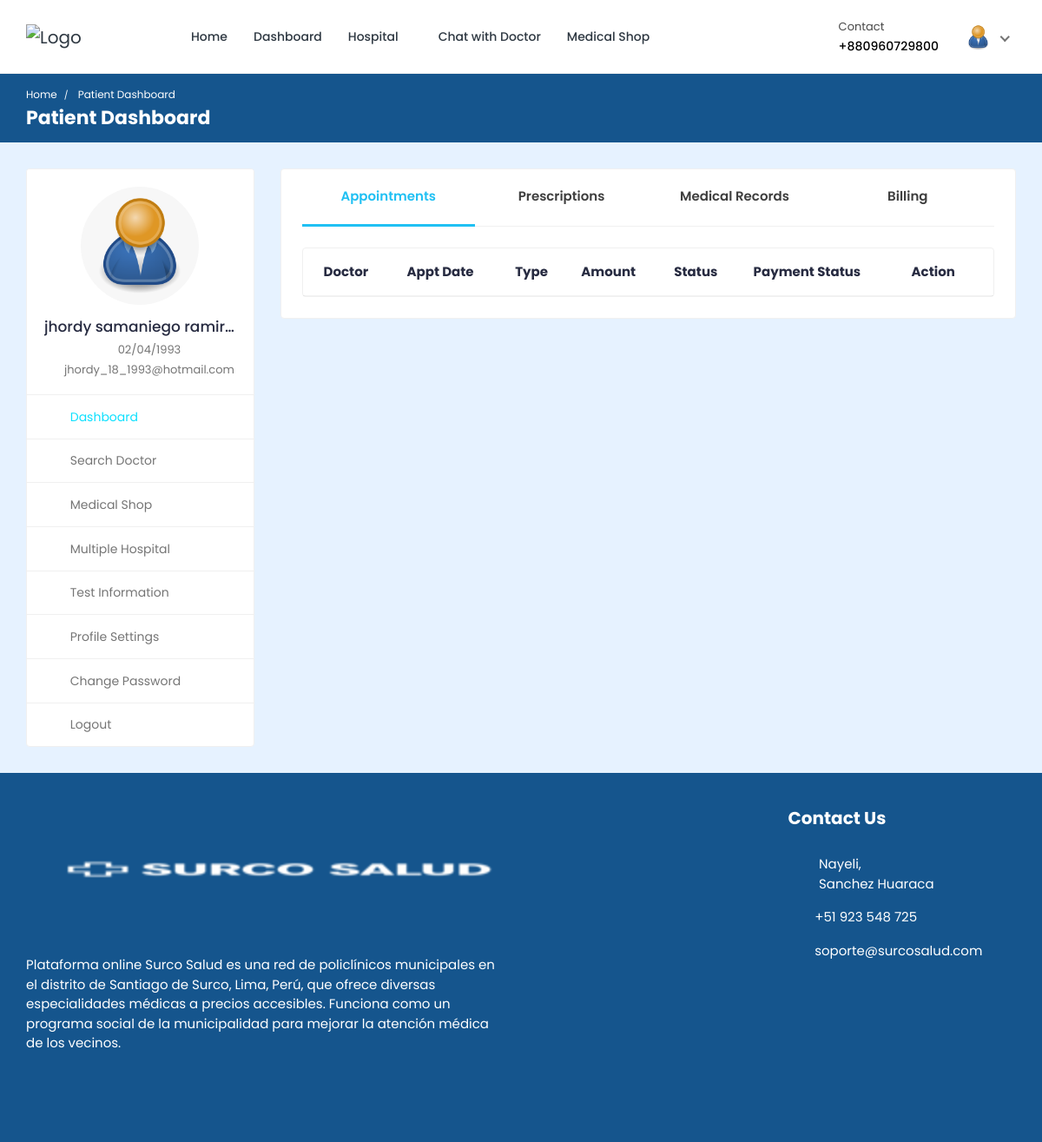
The page /patient-dashboard/ (signed in) on the database its author committed.
### hospital/models.py (models this page shows, shortened)
class Patient(models.Model):
    patient_id = models.AutoField(primary_key=True)
    user = models.OneToOneField(User, on_delete=models.CASCADE, null=True, blank=True, related_name='patient')
    name = models.CharField(max_length=200, null=True, blank=True)
    username = models.CharField(max_length=200, null=True, blank=True)
    age = models.IntegerField(null=True, blank=True)
    email = models.EmailField(max_length=200, null=True, blank=True)
    phone_number = models.IntegerField(null=True, blank=True)
    address = models.CharField(max_length=200, null=True, blank=True)
    featured_image = models.ImageField(upload_to='patients/avatars/', null=True, blank=True)
    blood_group = models.CharField(max_length=200, null=True, blank=True)
    history = models.CharField(max_length=200, null=True, blank=True)
    dob = models.CharField(max_length=200, null=True, blank=True)
    nid = models.CharField(max_length=200, null=True, blank=True)
    serial_number = models.CharField(max_length=200, null=True, blank=True)
    login_status = models.CharField(max_length=200, null=True, blank=True, default="offline")

### hospital/views.py (the view)
# urls.py: path('patient-dashboard/',views.patient_dashboard, name='patient-dashboard'),
@csrf_exempt
@login_required(login_url="login")
@cache_control(no_cache=True, must_revalidate=True, no_store=True)
def patient_dashboard(request):
    if request.user.is_patient:
        patient = Patient.objects.get(user=request.user)
        report = Report.objects.filter(patient=patient)
        prescription = Prescription.objects.filter(patient=patient).order_by('-prescription_id')
        appointments = Appointment.objects.filter(patient=patient).filter(Q(appointment_status='pending') | Q(appointment_status='confirmed'))
        payments = Payment.objects.filter(patient=patient).filter(appointment__in=appointments).filter(payment_type='appointment').filter(status='VALID')
        context = {'patient': patient, 'appointments': appointments, 'payments': payments,'report':report,'prescription':prescription}
    else:
        return redirect('logout')
    return render(request, 'patient-dashboard.html', context)

### templates/patient-dashboard.html (shortened to what this page needs)
{% load static %}
<!DOCTYPE html>
<html lang="en">
  <head>
    <link
      rel="stylesheet"
      href="{% static 'HealthStack-System/css/Normal/bootstrap.min.css' %}"
    />
    <link
      rel="stylesheet"
      href="{% static 'HealthStack-System/plugins/Normal/fontawesome/css/fontawesome.min.css' %}"
    />
    <link
      rel="stylesheet"
      href="{% static 'HealthStack-System/plugins/Normal/fontawesome/css/all.min.css' %}"
    />
    <link
      rel="stylesheet"
      href="{% static 'HealthStack-System/css/Normal/style.css' %}"
    />
  </head>
  <body>
    <div class="main-wrapper">
      <header class="header">{% include 'patient_navbar.html' %}</header>
      <div class="breadcrumb-bar">
        <div class="container-fluid">
          <div class="row align-items-center">
            <div class="col-md-12 col-12">
              <nav aria-label="breadcrumb" class="page-breadcrumb">
                <ol class="breadcrumb">
                  <li class="breadcrumb-item">
                    <a href="{% url 'patient-dashboard' %}">Home</a>
                  </li>
                  <li class="breadcrumb-item active" aria-current="page">
                    Patient Dashboard
                  </li>
                </ol>
              </nav>
              <h2 class="breadcrumb-title">Patient Dashboard</h2>{% include 'message.html' %}
            </div>
          </div>
        </div>
      </div>
      <div class="content">
        <div class="container-fluid">
          <div class="row">
            <div class="col-md-5 col-lg-4 col-xl-3 theiaStickySidebar">
              <div>{% include 'patient-sidebar.html' %}</div>
            </div>
            <div class="col-md-7 col-lg-8 col-xl-9">
              <div class="card">
                <div class="card-body pt-0">
                  <nav class="user-tabs mb-4">
                    <ul class="nav nav-tabs nav-tabs-bottom nav-justified">
                      <li class="nav-item">
                        <a
                          class="nav-link active"
                          href="#pat_appointments"
                          data-toggle="tab"
                          >Appointments</a
                        >
                      </li>
                      <li class="nav-item">
                        <a
                          class="nav-link"
                          href="#pat_prescriptions"
                          data-toggle="tab"
                          >Prescriptions</a
                        >
                      </li>
                      <li class="nav-item">
                        <a
                          class="nav-link"
                          href="#pat_medical_records"
                          data-toggle="tab"
                          ><span class="med-records">Medical Records</span></a
                        >
                      </li>
                      <li class="nav-item">
                        <a
                          class="nav-link"
                          href="#pat_billing"
                          data-toggle="tab"
                          >Billing</a
                        >
                      </li>
                    </ul>
                  </nav>
                  <div class="tab-content pt-0">
                    <div
                      id="pat_appointments"
                      class="tab-pane fade show active"
                    >
                      <div class="card card-table mb-0">
                        <div class="card-body">
                          <div class="table-responsive">
                            <table class="table table-hover table-center mb-0">
                              <thead>
                                <tr>
                                  <th>Doctor</th>
                                  <th>Appt Date</th>
                                  <th>Type</th>
                                  <th>Amount</th>
                                  <th>Status</th>
                                  <th>Payment Status</th>
                                  <th>Action</th>
                                </tr>
                              </thead>
                            </table>
                          </div>
                        </div>
                      </div>
                    </div>
                  </div>
                </div>
              </div>
            </div>
          </div>
        </div>
      </div>
      {% include 'footer.html' %}
    </div>
  </body>
</html>

### templates/patient_navbar.html (shortened to what this page needs)
{% load static %}
<nav class="navbar navbar-expand-lg header-nav">
  <div class="navbar-header">
    <a href="{% url 'hospital_home'%}" class="navbar-brand logo">
      <img
        src="{% static 'HealthStack-System/images/Normal/logo.jpg' %}"
        class="img-fluid"
        alt="Logo"
      />
    </a>
  </div>
  <div class="main-menu-wrapper">
    <ul class="main-nav">
      <li>
        <a href="{% url 'hospital_home'%}">Home</a>
      </li>
      <li>
        <a href="{% url 'patient-dashboard' %}">Dashboard</a>
      </li>
      <li class="has-submenu">
        <a href="#">Hospital <i class="fas fa-chevron-down"></i></a>
      </li>
      {% if user.is_authenticated and user.is_patient %}
      <li>
        <a href="{% url 'chat-home' pk=user.id %}">Chat with Doctor</a>
      </li>
      {% endif %}
      <li>
        <a href="{% url 'pharmacy_shop' %}">Medical Shop</a>
      </li>
    </ul>
  </div>
  <ul class="nav header-navbar-rht">
    <li class="nav-item contact-item">
      <div class="header-contact-img">
        <i class="far fa-hospital"></i>
      </div>
      <div class="header-contact-detail">
        <p class="contact-header">Contact</p>
        <p class="contact-info-header">+880{{patient.phone_number}}</p>
      </div>
    </li>
    <li class="nav-item dropdown has-arrow logged-item">
      <a href="#" class="dropdown-toggle nav-link" data-toggle="dropdown">
        <span class="user-img">
          <img
            class="rounded-circle"
            src="{{patient.featured_image.url}}"
            width="31"
            alt="Jhordy Samaniego"
          />
        </span>
      </a>
    </li>
  </ul>
</nav>

### templates/patient-sidebar.html
{% load static %}
    <div class="profile-sidebar">
      <div class="widget-profile pro-widget-content">
        <div class="profile-info-widget">
          <a href="#" class="booking-doc-img">
            <img
              src="{{ patient.featured_image.url }}"
              alt="User Image"
            />
          </a>
          <div class="profile-det-info">
            <h3>{{patient.name}}</h3>
            <div class="patient-details">
              <h5>
                <i class="fas fa-birthday-cake"></i> {{ patient.dob }}
              </h5>
              <h5 class="mb-0">
                <i class="fas fa-map-marker-alt"></i>
                {{ patient.address }}
              </h5>
            </div>
          </div>
        </div>
      </div>
      <div class="dashboard-widget">
        <nav class="dashboard-menu sidebar">
          <ul>
            <li class="active">
              <a href="{% url 'patient-dashboard' %}">
                <i class="fas fa-columns"></i>
                <span>Dashboard</span>
              </a>
            </li>
            <li class="nav-item has-submenu">
              <a href="{% url 'search' %}">
                <i class="fas fa-user-md"></i>
                <span>Search Doctor</span>
              </a>
            </li>
            <li class="has-submenu">
              <a href="{% url 'pharmacy_shop' %}" class="nav-link">
                <i class="fas fa-capsules"></i>
                <span>Medical Shop</span>
              </a>
            </li>
            <li>
                <a href="{% url 'multiple-hospital' %}">
                  <i class="fas fa-hospital"></i>
                  <span>Multiple Hospital</span>
                </a>
            </li>
            <li>
              <a href="{% url 'doctor-test-list'%}" target="_blank">
                <i class="fas fa-hourglass-start"></i>
                <span>Test Information</span>
              </a>
            </li>
            <li>
              <a href="{% url 'profile-settings' %}">
                <i class="fas fa-user-cog"></i>
                <span>Profile Settings</span>
              </a>
            </li>
            <li>
              <a href="{% url 'change-password' pk=user.id%}">
                <i class="fas fa-lock"></i>
                <span>Change Password</span>
              </a>
            </li>
            <li>
              <a href="{% url 'logout' %}">
                <i class="fas fa-sign-out-alt"></i>
                <span>Logout</span>
              </a>
            </li>
          </ul>
        </nav>
      </div>
    </div>

### rows shown on the page
Patient: phone_number "960729800", featured_image (placeholder picture), name "jhordy samaniego ramir…", dob "02/04/1993", address "jhordy_18_1993@hotmail.com"
